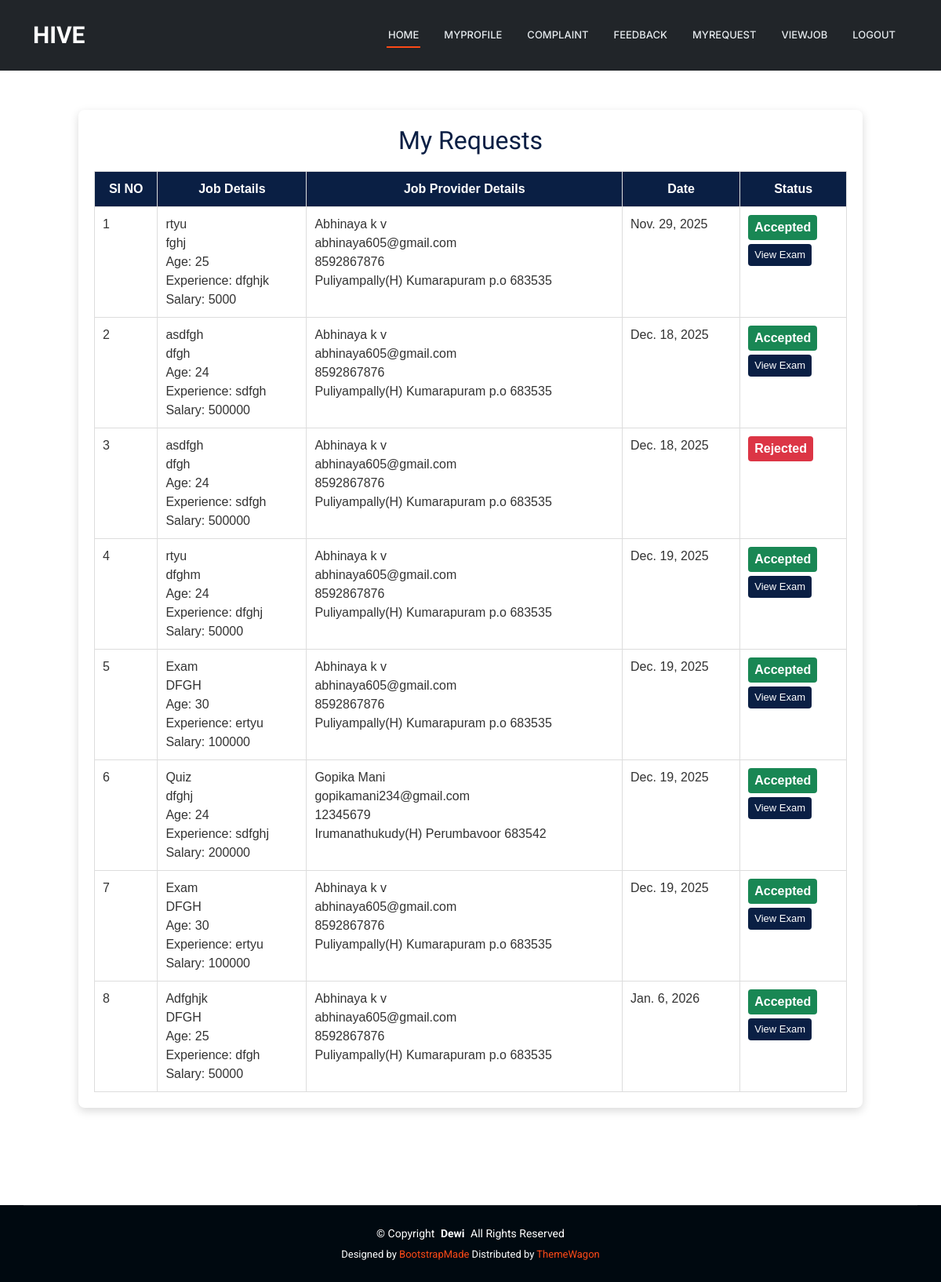
The app's page /User/MyRequest/ (signed in) with its own data.
### User/models.py (models this page shows)
class tbl_request(models.Model):
    request_date=models.DateField(auto_now_add=True)
    request_status=models.IntegerField(default=0)
    request_file=models.FileField(upload_to="Assets/RequestDocs/")
    job_id=models.ForeignKey(tbl_job,on_delete=models.CASCADE)
    user_id=models.ForeignKey(tbl_user,on_delete=models.CASCADE)

### JobProvider/models.py (models this page shows)
class tbl_job(models.Model):
    job_title=models.CharField(max_length=50)
    job_content=models.CharField(max_length=50)
    job_requriedage=models.CharField(max_length=50)
    job_experience=models.CharField(max_length=50)
    job_salary=models.CharField(max_length=50)
    job_lastdate=models.DateField()
    job_date=models.DateField(auto_now_add=True)
    job_status=models.IntegerField(default=0)
    jobprovider_id=models.ForeignKey(tbl_jobprovider,on_delete=models.CASCADE)
    jobcategory_id=models.ForeignKey(tbl_jobcategory,on_delete=models.CASCADE)
    jobtype_id=models.ForeignKey(tbl_jobtype,on_delete=models.CASCADE)

### Guest/models.py (models this page shows)
class tbl_jobprovider(models.Model):
   jobprovider_name = models.CharField(max_length=50)
   jobprovider_email = models.CharField(max_length=50)
   jobprovider_contact = models.CharField(max_length=50)
   jobprovider_address = models.CharField(max_length=100)
   jobprovider_photo = models.FileField(upload_to="Assets/JobProviderDocs/")
   jobprovider_proof = models.FileField(upload_to="Assets/JobProviderDocs/")
   jobprovider_status = models.IntegerField(default=0)
   jobprovider_doj = models.DateField(auto_now_add=True)
   jobprovider_password = models.CharField(max_length=50)
   place = models.ForeignKey(tbl_place,on_delete=models.CASCADE)

### User/views.py (the view)
# urls.py: path('MyRequest/',views.MyRequest,name="MyRequest"),
def MyRequest(request):
    reqdata = tbl_request.objects.filter(user_id=request.session['uid'])
    return render(request,"User/MyRequest.html",{"reqdata":reqdata})

### User/Templates/User/MyRequest.html (shortened to what this page needs)
{% extends 'User/Header.html' %}
{% block content %}
<head>
</head>
<div class="myrequest-wrapper">
    <div class="myrequest-card">
        <h2>My Requests</h2>
        <table class="myrequest-table">
            <tr>
                <th>SI NO</th>
                <th>Job Details</th>
                <th>Job Provider Details</th>
                <th>Date</th>
                <th>Status</th>
            </tr>
            {% for i in reqdata %}
            <tr>
                <td>{{ forloop.counter }}</td>
                <td>
                    {{ i.job_id.job_title }}<br>
                    {{ i.job_id.job_content }}<br>
                    Age: {{ i.job_id.job_requriedage }}<br>
                    Experience: {{ i.job_id.job_experience }}<br>
                    Salary: {{ i.job_id.job_salary }}
                </td>
                <td>
                    {{ i.job_id.jobprovider_id.jobprovider_name }}<br>
                    {{ i.job_id.jobprovider_id.jobprovider_email }}<br>
                    {{ i.job_id.jobprovider_id.jobprovider_contact }}<br>
                    {{ i.job_id.jobprovider_id.jobprovider_address }}
                </td>
                <td>{{ i.job_id.job_date }}</td>
                <td>
                    {% if i.request_status == 0 %}
                        <span class="status status-pending">Pending</span>
                    {% elif i.request_status == 1 %}
                        <span class="status status-accepted">Accepted</span><br>
                        <a href="{% url 'User:ViewExam' i.job_id.id %}" class="view-exam-btn">View Exam</a>
                    {% elif i.request_status == 2 %}
                        <span class="status status-rejected">Rejected</span>
                    {% endif %}
                </td>
            </tr>
            {% endfor %}
        </table>
    </div>
</div>
{% endblock %}

### Guest/static/Main/assets/css/main.css (style rules this page uses)
:root { --default-font: "Roboto", system-ui, -apple-system, "Segoe UI", Roboto, "Helvetica Neue", Arial, "Noto Sans", "Liberation Sans", sans-serif, "Apple Color Emoji", "Segoe UI Emoji", "Segoe UI Symbol", "Noto Color Emoji"; --heading-font: "Raleway", sans-serif; --nav-font: "Inter", sans-serif; }
:root { --background-color: #ffffff; --default-color: #444444; --heading-color: #273d4e; --accent-color: #ff4a17; --surface-color: #ffffff; --contrast-color: #ffffff; }
:root { --nav-color: #e5eaee; --nav-hover-color: #ff4a17; --nav-mobile-background-color: #ffffff; --nav-dropdown-background-color: #ffffff; --nav-dropdown-color: #444444; --nav-dropdown-hover-color: #ff4a17; }
:root { scroll-behavior: smooth; }
body { color: var(--default-color); background-color: var(--background-color); font-family: var(--default-font); }
a { color: var(--accent-color); text-decoration: none; transition: 0.3s; }
h1, h2, h3, h4, h5, h6 { color: var(--heading-color); font-family: var(--heading-font); }

### User/Templates/User/MyRequest.html (style rules this page uses)
.myrequest-wrapper { width: 100%; display: flex; justify-content: center; margin-top: 40px; font-family: Arial, sans-serif; }
.myrequest-card { width: 95%; max-width: 1000px; background-color: #ffffff; padding: 20px; border-radius: 8px; box-shadow: 0 4px 12px rgba(0, 0, 0, 0.15); }
.myrequest-card h2 { text-align: center; margin-bottom: 20px; color: #0a1f44; }
.myrequest-table { width: 100%; border-collapse: collapse; text-align: left; }
.myrequest-table th, .myrequest-table td { border: 1px solid #ddd; padding: 10px; vertical-align: top; }
.myrequest-table th { background-color: #0a1f44; color: white; font-weight: bold; text-align: center; }
.myrequest-table td { color: #333; }
.status { font-weight: bold; padding: 4px 8px; border-radius: 4px; text-align: center; display: inline-block; }
.status-accepted { background-color: #198754; color: #fff; }
.status-rejected { background-color: #dc3545; color: #fff; }
.view-exam-btn { display: inline-block; margin-top: 5px; padding: 4px 8px; background-color: #0a1f44; color: #fff; text-decoration: none; border-radius: 4px; font-size: 13px; }

### records on screen
tbl_request: job_id.job_title "rtyu", job_id.job_content "fghj", job_id.job_requriedage "25", job_id.job_experience "dfghjk", job_id.job_salary "5000", job_id.jobprovider_id.jobprovider_name "Abhinaya k v", job_id.jobprovider_id.jobprovider_email "abhinaya605@gmail.com", job_id.jobprovider_id.jobprovider_contact "8592867876", job_id.jobprovider_id.jobprovider_address "Puliyampally(H) Kumarapuram p.o 683535", job_id.job_date "Nov. 29, 2025", request_status "Accepted"
tbl_request: job_id.job_title "asdfgh", job_id.job_content "dfgh", job_id.job_requriedage "24", job_id.job_experience "sdfgh", job_id.job_salary "500000", job_id.jobprovider_id.jobprovider_name "Abhinaya k v", job_id.jobprovider_id.jobprovider_email "abhinaya605@gmail.com", job_id.jobprovider_id.jobprovider_contact "8592867876", job_id.jobprovider_id.jobprovider_address "Puliyampally(H) Kumarapuram p.o 683535", job_id.job_date "Dec. 18, 2025", request_status "Accepted"
tbl_request: job_id.job_title "asdfgh", job_id.job_content "dfgh", job_id.job_requriedage "24", job_id.job_experience "sdfgh", job_id.job_salary "500000", job_id.jobprovider_id.jobprovider_name "Abhinaya k v", job_id.jobprovider_id.jobprovider_email "abhinaya605@gmail.com", job_id.jobprovider_id.jobprovider_contact "8592867876", job_id.jobprovider_id.jobprovider_address "Puliyampally(H) Kumarapuram p.o 683535", job_id.job_date "Dec. 18, 2025", request_status "Rejected"
tbl_request: job_id.job_title "rtyu", job_id.job_content "dfghm", job_id.job_requriedage "24", job_id.job_experience "dfghj", job_id.job_salary "50000", job_id.jobprovider_id.jobprovider_name "Abhinaya k v", job_id.jobprovider_id.jobprovider_email "abhinaya605@gmail.com", job_id.jobprovider_id.jobprovider_contact "8592867876", job_id.jobprovider_id.jobprovider_address "Puliyampally(H) Kumarapuram p.o 683535", job_id.job_date "Dec. 19, 2025", request_status "Accepted"
tbl_request: job_id.job_title "Exam", job_id.job_content "DFGH", job_id.job_requriedage "30", job_id.job_experience "ertyu", job_id.job_salary "100000", job_id.jobprovider_id.jobprovider_name "Abhinaya k v", job_id.jobprovider_id.jobprovider_email "abhinaya605@gmail.com", job_id.jobprovider_id.jobprovider_contact "8592867876", job_id.jobprovider_id.jobprovider_address "Puliyampally(H) Kumarapuram p.o 683535", job_id.job_date "Dec. 19, 2025", request_status "Accepted"
tbl_request: job_id.job_title "Quiz", job_id.job_content "dfghj", job_id.job_requriedage "24", job_id.job_experience "sdfghj", job_id.job_salary "200000", job_id.jobprovider_id.jobprovider_name "Gopika Mani", job_id.jobprovider_id.jobprovider_email "gopikamani234@gmail.com", job_id.jobprovider_id.jobprovider_contact "12345679", job_id.jobprovider_id.jobprovider_address "Irumanathukudy(H) Perumbavoor 683542", job_id.job_date "Dec. 19, 2025", request_status "Accepted"
tbl_request: job_id.job_title "Exam", job_id.job_content "DFGH", job_id.job_requriedage "30", job_id.job_experience "ertyu", job_id.job_salary "100000", job_id.jobprovider_id.jobprovider_name "Abhinaya k v", job_id.jobprovider_id.jobprovider_email "abhinaya605@gmail.com", job_id.jobprovider_id.jobprovider_contact "8592867876", job_id.jobprovider_id.jobprovider_address "Puliyampally(H) Kumarapuram p.o 683535", job_id.job_date "Dec. 19, 2025", request_status "Accepted"
tbl_request: job_id.job_title "Adfghjk", job_id.job_content "DFGH", job_id.job_requriedage "25", job_id.job_experience "dfgh", job_id.job_salary "50000", job_id.jobprovider_id.jobprovider_name "Abhinaya k v", job_id.jobprovider_id.jobprovider_email "abhinaya605@gmail.com", job_id.jobprovider_id.jobprovider_contact "8592867876", job_id.jobprovider_id.jobprovider_address "Puliyampally(H) Kumarapuram p.o 683535", job_id.job_date "Jan. 6, 2026", request_status "Accepted"
